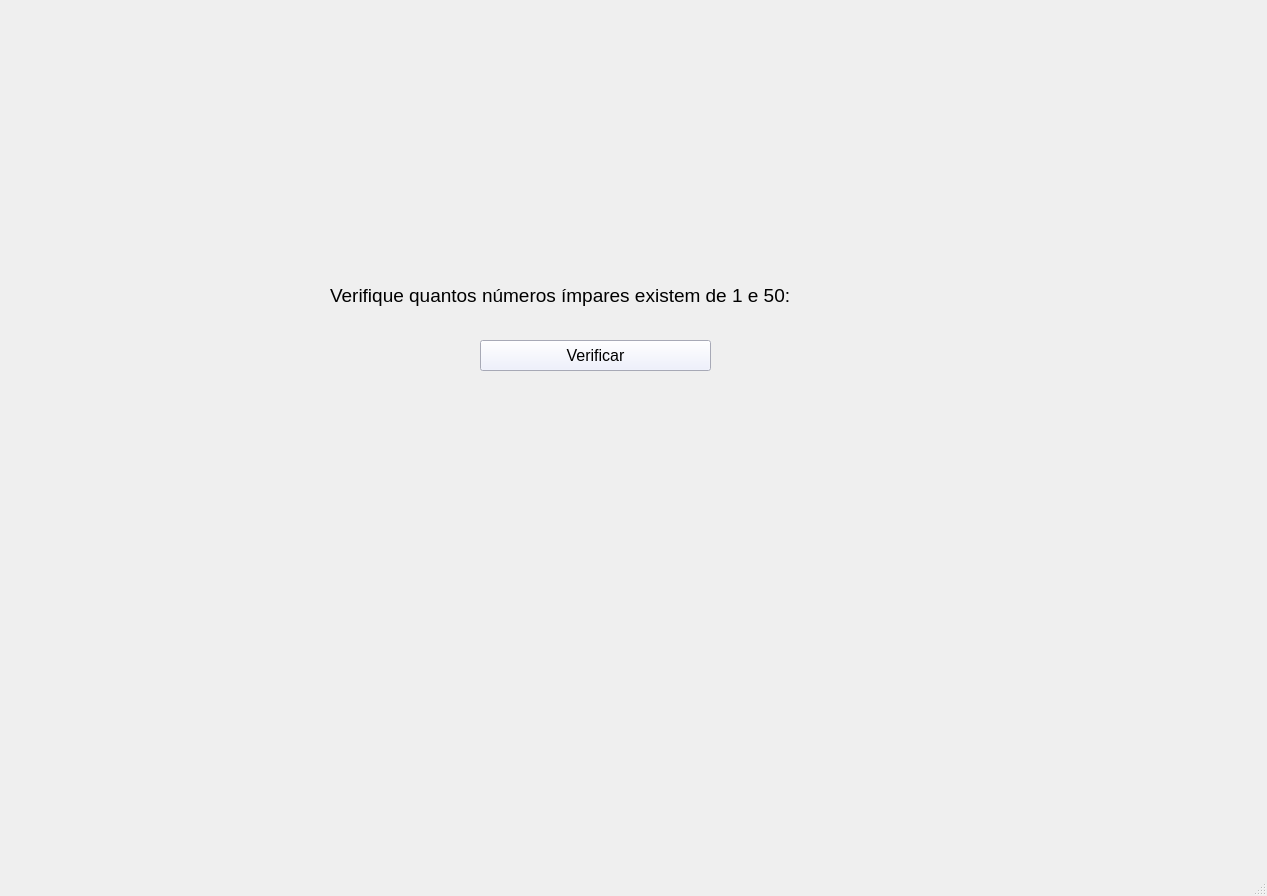
<?xml version="1.0" encoding="UTF-8"?>
<ui version="4.0">
 <class>MainWindow</class>
 <widget class="QMainWindow" name="MainWindow">
  <property name="geometry">
   <rect>
    <x>0</x>
    <y>0</y>
    <width>1267</width>
    <height>896</height>
   </rect>
  </property>
  <property name="windowTitle">
   <string>MainWindow</string>
  </property>
  <widget class="QWidget" name="centralwidget">
   <widget class="QLabel" name="labelDescricao">
    <property name="geometry">
     <rect>
      <x>330</x>
      <y>280</y>
      <width>531</width>
      <height>31</height>
     </rect>
    </property>
    <property name="font">
     <font>
      <family>Arial</family>
      <pointsize>14</pointsize>
     </font>
    </property>
    <property name="text">
     <string>Verifique quantos números ímpares existem de 1 e 50:</string>
    </property>
   </widget>
   <widget class="QLabel" name="labelResultado">
    <property name="geometry">
     <rect>
      <x>330</x>
      <y>390</y>
      <width>531</width>
      <height>61</height>
     </rect>
    </property>
    <property name="font">
     <font>
      <family>Arial</family>
      <pointsize>13</pointsize>
     </font>
    </property>
    <property name="text">
     <string/>
    </property>
   </widget>
   <widget class="QPushButton" name="pushButtonVerificar">
    <property name="geometry">
     <rect>
      <x>480</x>
      <y>340</y>
      <width>231</width>
      <height>31</height>
     </rect>
    </property>
    <property name="font">
     <font>
      <family>Arial</family>
      <pointsize>12</pointsize>
     </font>
    </property>
    <property name="styleSheet">
     <string notr="true">background: #eaedff;</string>
    </property>
    <property name="text">
     <string>Verificar</string>
    </property>
   </widget>
  </widget>
  <widget class="QMenuBar" name="menubar">
   <property name="geometry">
    <rect>
     <x>0</x>
     <y>0</y>
     <width>1267</width>
     <height>21</height>
    </rect>
   </property>
  </widget>
  <widget class="QStatusBar" name="statusbar"/>
 </widget>
 <resources/>
 <connections/>
</ui>
